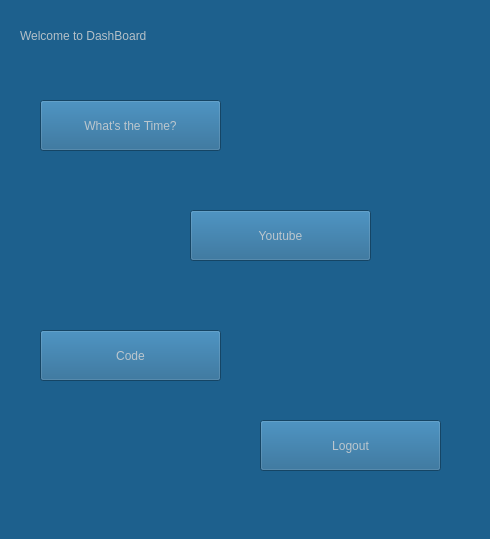
<?xml version="1.0" encoding="UTF-8"?>
<ui version="4.0">
 <class>MainWindow</class>
 <widget class="QMainWindow" name="MainWindow">
  <property name="geometry">
   <rect>
    <x>0</x>
    <y>0</y>
    <width>490</width>
    <height>539</height>
   </rect>
  </property>
  <property name="windowTitle">
   <string>MainWindow</string>
  </property>
  <property name="styleSheet">
   <string notr="true">background-color: rgb(29, 96, 141);</string>
  </property>
  <widget class="QWidget" name="centralwidget">
   <widget class="QLabel" name="label">
    <property name="geometry">
     <rect>
      <x>20</x>
      <y>-10</y>
      <width>451</width>
      <height>91</height>
     </rect>
    </property>
    <property name="styleSheet">
     <string notr="true">font: 30pt &quot;Comic Sans MS&quot;;
color: rgba(211, 211, 211, 211);</string>
    </property>
    <property name="text">
     <string>Welcome to DashBoard</string>
    </property>
   </widget>
   <widget class="QPushButton" name="timebutton">
    <property name="geometry">
     <rect>
      <x>40</x>
      <y>100</y>
      <width>181</width>
      <height>51</height>
     </rect>
    </property>
    <property name="styleSheet">
     <string notr="true">color: rgba(211, 211, 211, 211);
font: 16pt &quot;MS Shell Dlg 2&quot;;</string>
    </property>
    <property name="text">
     <string>What's the Time?</string>
    </property>
   </widget>
   <widget class="QPushButton" name="youtubebutton">
    <property name="geometry">
     <rect>
      <x>190</x>
      <y>210</y>
      <width>181</width>
      <height>51</height>
     </rect>
    </property>
    <property name="styleSheet">
     <string notr="true">color: rgba(211, 211, 211, 211);
font: 16pt &quot;MS Shell Dlg 2&quot;;</string>
    </property>
    <property name="text">
     <string>Youtube</string>
    </property>
   </widget>
   <widget class="QPushButton" name="codebutton">
    <property name="geometry">
     <rect>
      <x>40</x>
      <y>330</y>
      <width>181</width>
      <height>51</height>
     </rect>
    </property>
    <property name="styleSheet">
     <string notr="true">color: rgba(211, 211, 211, 211);
font: 16pt &quot;MS Shell Dlg 2&quot;;</string>
    </property>
    <property name="text">
     <string>Code</string>
    </property>
   </widget>
   <widget class="QPushButton" name="logoutbutton">
    <property name="geometry">
     <rect>
      <x>260</x>
      <y>420</y>
      <width>181</width>
      <height>51</height>
     </rect>
    </property>
    <property name="styleSheet">
     <string notr="true">color: rgba(211, 211, 211, 211);
font: 16pt &quot;MS Shell Dlg 2&quot;;</string>
    </property>
    <property name="text">
     <string>Logout</string>
    </property>
   </widget>
  </widget>
  <widget class="QMenuBar" name="menubar">
   <property name="geometry">
    <rect>
     <x>0</x>
     <y>0</y>
     <width>490</width>
     <height>21</height>
    </rect>
   </property>
  </widget>
  <widget class="QStatusBar" name="statusbar"/>
 </widget>
 <resources/>
 <connections/>
</ui>
